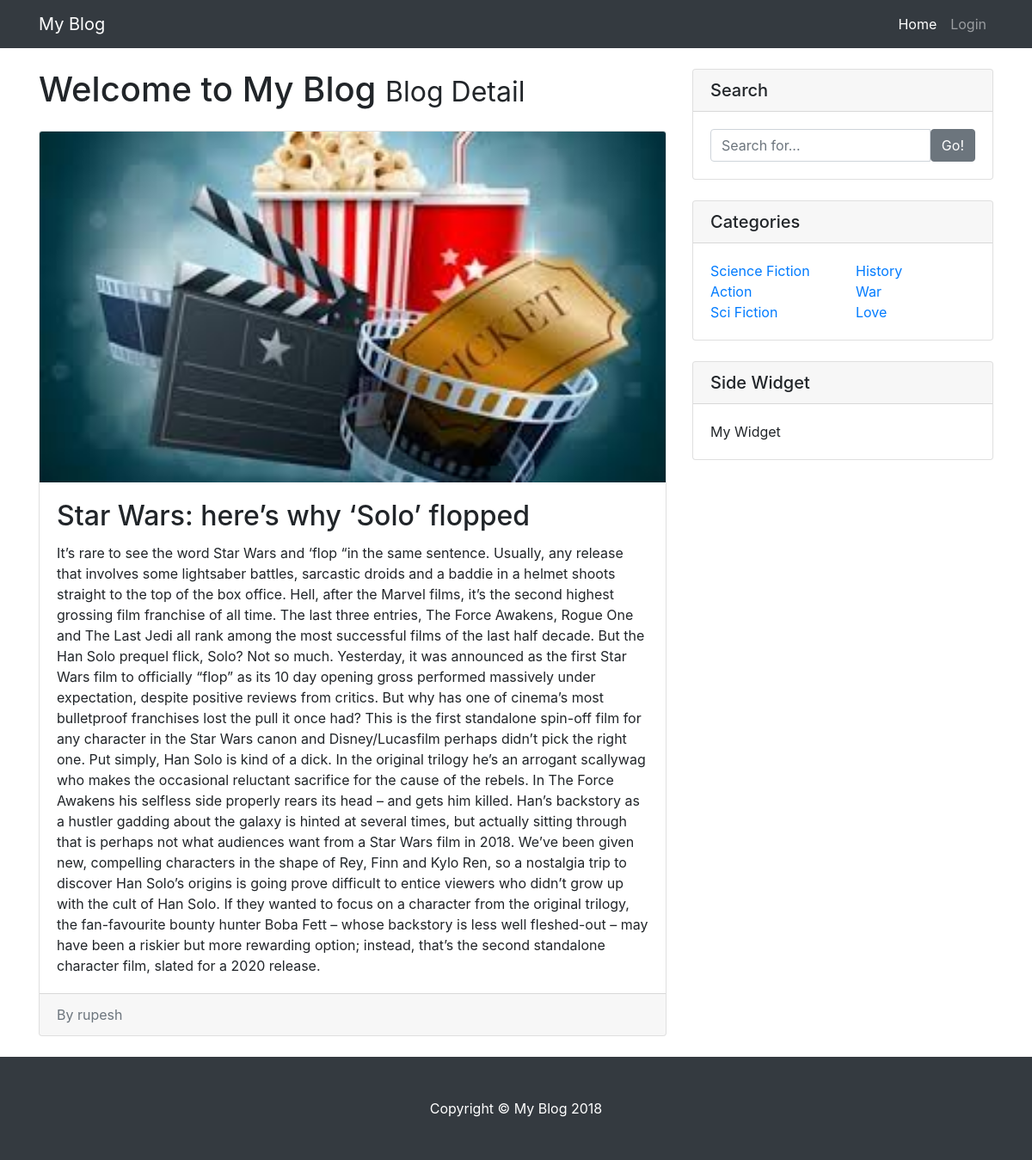
The app's page /blog/2/ with its own data.
### blog/models.py (models this page shows, shortened)
class Post(models.Model):
	author= models.ForeignKey(User, on_delete=models.CASCADE)
	title= models.CharField(max_length=200)
	text=models.TextField()
	image=models.ImageField(upload_to='pictures', blank=True, null=True,  default = 'pictures/moviepass.jpg')
	date_created= models.DateTimeField(default=timezone.now)

### blog/views.py (the view)
# urls.py: path('<int:post_id>/', views.post_detail, name='post_detail'),
def post_detail(request, post_id):
	post= get_object_or_404(Post, pk=post_id)
	return render(request, 'blog/post_detail.html', {'post':post})

### templates/blog/post_detail.html (shortened to what this page needs)
{% extends 'base.html' %}
{% block content%}
	 <h1 class="my-4">Welcome to My Blog
	            <small>Blog Detail</small>
	          </h1>
	          <div class="card mb-4">
	            <img class="card-img-top" src="{{ post.image.url }}" alt="Card image cap">
	            <div class="card-body">
	              <h2 class="card-title">{{post.title}}</h2>
	              <p class="card-text">{{post.text}}</p>
	            </div>
	            <div class="card-footer text-muted">
	              {{created_date}} By
	              {{post.author.username}}
	            </div>
	          </div>
{% endblock %}

### static/css/blog-home.css (style rules this page uses)
body { padding-top: 54px; }
@media (min-width: 992px) { body { padding-top: 56px; } }

### records on screen
Post: image (picture), title "Star Wars: here’s why ‘Solo’ flopped", text "It’s rare to see the word Star Wars and ‘flop “in the same sentence. Usually, any release that involves some lightsaber battles, sarcastic droids and a baddie in a helmet shoots straight to the top of the box office. Hell, after the Marvel films, it’s the second highest grossing film franchise of all time. The last three entries, The Force Awakens, Rogue One and The Last Jedi all rank among the most successful films of the last half decade. But the Han Solo prequel flick, Solo? Not so much. Yesterday, it was announced as the first Star Wars film to officially “flop” as its 10 day opening gross performed massively under expectation, despite positive reviews from critics. But why has one of…", author.username "rupesh"
